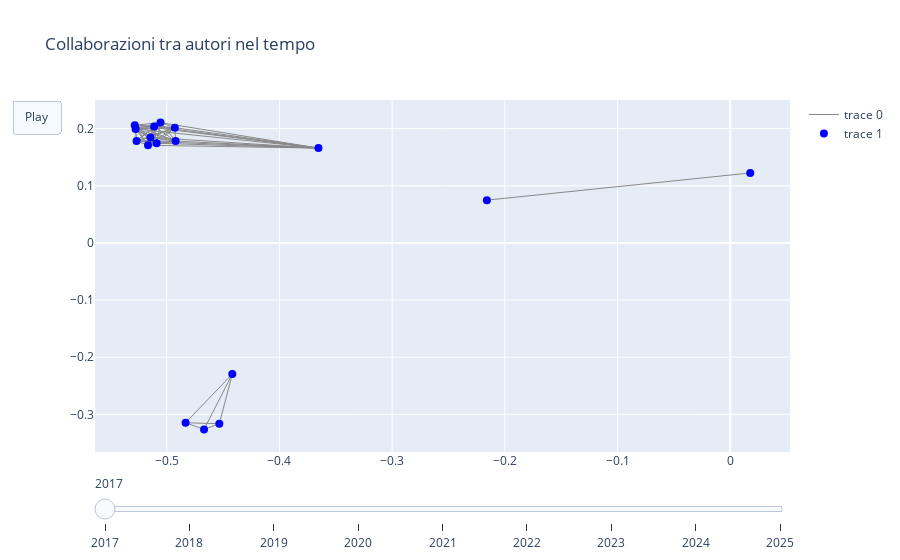

The code cell stored with this chart in its notebook:
### Code cell
pos = nx.spring_layout(
    nx.compose_all(grafi_per_anno.values()),
    seed=42
)

frames = []
for anno in sorted(grafi_per_anno.keys()):
    edge, node = plot_graph_plotly(grafi_per_anno[anno], pos, anno)
    frames.append(
        go.Frame(
            data=[edge, node],
            name=str(anno)
        )
    )

fig = go.Figure(
    data=frames[0].data,
    frames=frames,
    layout=go.Layout(
        title="Collaborazioni tra autori nel tempo",
        updatemenus=[{
            "type": "buttons",
            "buttons": [{
                "label": "Play",
                "method": "animate",
                "args": [None]
            }]
        }],
        sliders=[{
            "steps": [
                {"method": "animate", "args": [[f.name]], "label": f.name}
                for f in frames
            ]
        }]
    )
)

fig.show()

### Figure 1 — Plotly figure (JSON) as saved in the notebook; plotly's stock layout.template omitted (floating-point values rounded to 4 significant figures; data arrays with more than 128 entries replaced by an {"elided": "..."} marker saying what was removed)
{"data": [{"hoverinfo": "none", "line": {"color": "#888", "width": 1}, "mode": "lines", "type": "scatter", "x": {"elided": "186 float values"}, "y": {"elided": "186 float values"}}, {"hoverinfo": "text", "marker": {"color": "blue", "size": 8}, "mode": "markers", "text": ["Altenkirch", "T.; Chaudhuri", "K.; Dowek", "G.; Felty", "A.; Filinski", "A.; Miculan", "M.; Rabe", "F.; Ricciotti", "W.; Sacerdoti Coen", "C.S.; Sojakova", "K.", "Corbatto", "M.", "Omodeo", "E.G.; Policriti", "A.; Tomescu", "A.I."], "type": "scatter", "x": [-0.5055, -0.5112, -0.5284, -0.4921, -0.5144, -0.3654, -0.5276, -0.4928, -0.509, -0.5166, -0.5268, -0.216, 0.01777, -0.4533, -0.4418, -0.4833, -0.4669], "y": [0.2106, 0.2038, 0.2061, 0.1783, 0.1847, 0.166, 0.1995, 0.2017, 0.1745, 0.1709, 0.1786, 0.07487, 0.1224, -0.3165, -0.2296, -0.3148, -0.3264]}], "layout": {"sliders": [{"steps": [{"args": [["2017"]], "label": "2017", "method": "animate"}, {"args": [["2018"]], "label": "2018", "method": "animate"}, {"args": [["2019"]], "label": "2019", "method": "animate"}, {"args": [["2020"]], "label": "2020", "method": "animate"}, {"args": [["2021"]], "label": "2021", "method": "animate"}, {"args": [["2022"]], "label": "2022", "method": "animate"}, {"args": [["2023"]], "label": "2023", "method": "animate"}, {"args": [["2024"]], "label": "2024", "method": "animate"}, {"args": [["2025"]], "label": "2025", "method": "animate"}]}], "title": {"text": "Collaborazioni tra autori nel tempo"}, "updatemenus": [{"buttons": [{"args": [null], "label": "Play", "method": "animate"}], "type": "buttons"}]}}
